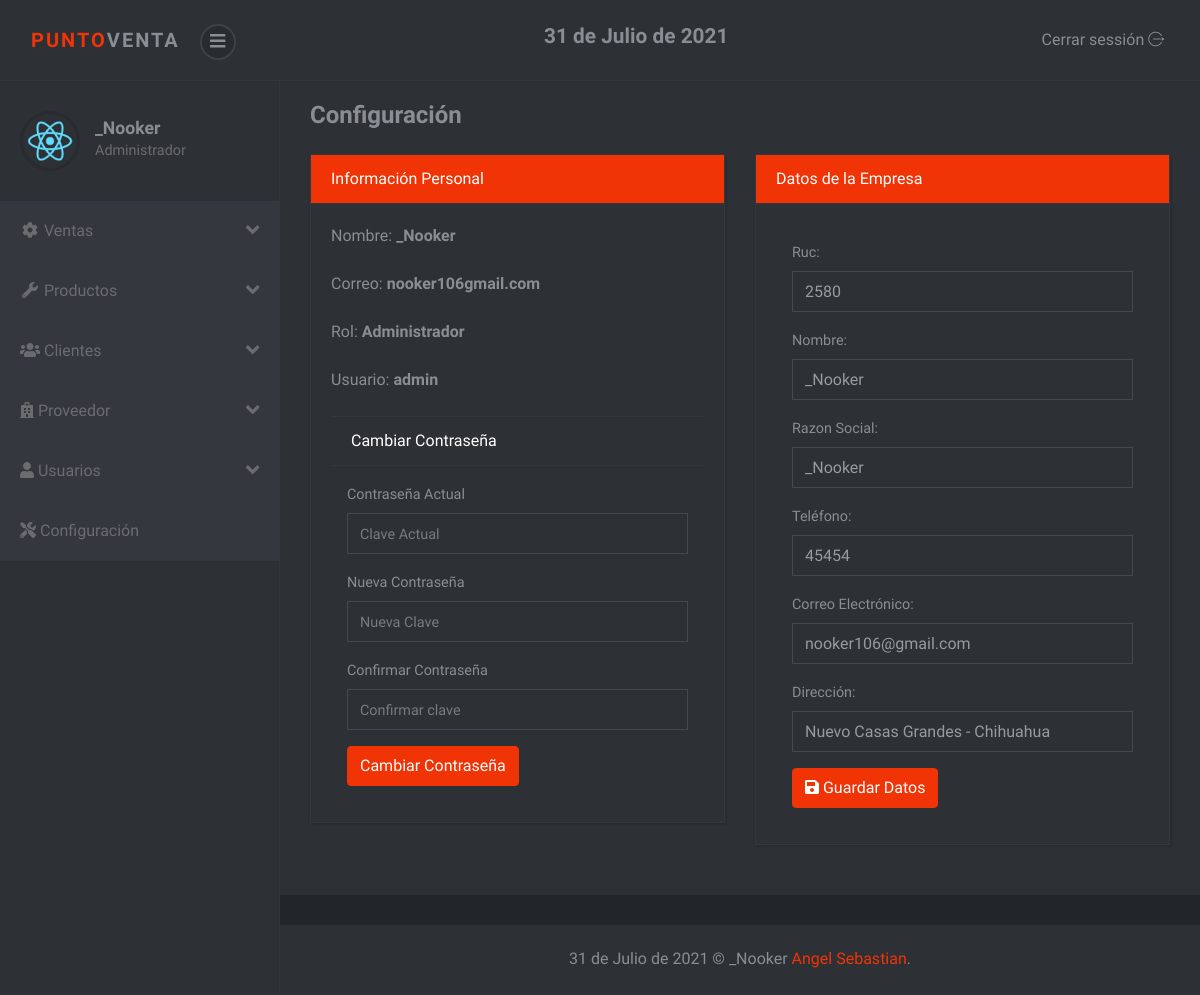
Screenshot of /sistema/configuracion.php (signed in) with the database file from the repository.
### tables this page shows
CREATE TABLE `configuracion` (
  `id` int(11) NOT NULL,
  `dni` int(11) NOT NULL,
  `nombre` varchar(100) NOT NULL,
  `razon_social` varchar(100) NOT NULL,
  `telefono` int(11) NOT NULL,
  `email` varchar(100) NOT NULL,
  `direccion` text NOT NULL,
  `igv` decimal(10,2) NOT NULL
);

### sistema/configuracion.php (the view, shortened to what this page needs)
<?php include_once "includes/header.php"; ?>
<div class="container-fluid">
    <div class="d-sm-flex align-items-center justify-content-between mb-4">
        <h1 class="h3 mb-0 text-gray-800">Configuración</h1>
    </div>
    <div class="row">
        <div class="col-lg-6">
            <div class="card">
                <div class="card-header bg-primary text-white">
                    Información Personal
                </div>
                <div class="card-body">
                    <div class="form-group">
                        <label>Nombre: <strong><?php echo $_SESSION['nombre']; ?></strong></label>
                    </div>
                    <div class="form-group">
                        <label>Correo: <strong><?php echo $_SESSION['email']; ?></strong></label>
                    </div>
                    <div class="form-group">
                        <label>Rol: <strong><?php echo $_SESSION['rol_name']; ?></strong></label>
                    </div>
                    <div class="form-group">
                        <label>Usuario: <strong><?php echo $_SESSION['user']; ?></strong></label>
                    </div>
                    <ul class="list-group">
                        <li class="list-group-item active">Cambiar Contraseña</li>
                        <form action="" method=" post" name="frmChangePass" id="frmChangePass" class="p-3">
                            <div class="form-group">
                                <label>Contraseña Actual</label>
                                <input type="password" name="actual" id="actual" placeholder="Clave Actual" required class="form-control">
                            </div>
                            <div class="form-group">
                                <label>Nueva Contraseña</label>
                                <input type="password" name="nueva" id="nueva" placeholder="Nueva Clave" required class="form-control">
                            </div>
                            <div class="form-group">
                                <label>Confirmar Contraseña</label>
                                <input type="password" name="confirmar" id="confirmar" placeholder="Confirmar clave" required class="form-control">
                            </div>
                            <div>
                                <button type="submit" class="btn btn-primary btnChangePass">Cambiar Contraseña</button>
                            </div>
                        </form>
                    </ul>
                </div>
            </div>
        </div>
        <?php if ($_SESSION['rol'] == 1) { ?>
            <div class="col-lg-6">
                <div class="card">
                    <div class="card-header bg-primary text-white">
                        Datos de la Empresa
                    </div>
                    <div class="card-body">
                        <form action="empresa.php" method="post" id="frmEmpresa" class="p-3">
                            <div class="form-group">
                                <label>Ruc:</label>
                                <input type="number" name="txtDni" value="<?php echo $dni; ?>" id="txtDni" placeholder="Dni de la Empresa" required class="form-control">
                            </div>
                            <div class="form-group">
                                <label>Nombre:</label>
                                <input type="text" name="txtNombre" class="form-control" value="<?php echo $nombre_empresa; ?>" id="txtNombre" placeholder="Nombre de la Empresa" required class="form-control">
                            </div>
                            <div class="form-group">
                                <label>Razon Social:</label>
                                <input type="text" name="txtRSocial" class="form-control" value="<?php echo $razonSocial; ?>" id="txtRSocial" placeholder="Razon Social de la Empresa">
                            </div>
                            <div class="form-group">
                                <label>Teléfono:</label>
                                <input type="number" name="txtTelEmpresa" class="form-control" value="<?php echo $telEmpresa; ?>" id="txtTelEmpresa" placeholder="teléfono de la Empresa" required>
                            </div>
                            <div class="form-group">
                                <label>Correo Electrónico:</label>
                                <input type="email" name="txtEmailEmpresa" class="form-control" value="<?php echo $emailEmpresa; ?>" id="txtEmailEmpresa" placeholder="Correo de la Empresa" required>
                            </div>
                            <div class="form-group">
                                <label>Dirección:</label>
                                <input type="text" name="txtDirEmpresa" class="form-control" value="<?php echo $dirEmpresa; ?>" id="txtDirEmpresa" placeholder="Dirreción de la Empresa" required>
                            </div>
                            <div>
                                <button type="submit" class="btn btn-primary btnChangePass"><i class="fas fa-save"></i> Guardar Datos</button>
                            </div>
                        </form>
                    </div>
                </div>
            </div>
        <?php } ?>
    </div>
</div>
<?php include_once "includes/footer.php"; ?>

### sistema/css/style.violet.css (style rules this page uses)
body { position: relative; }
.list-group-item { border-right: 0; border-left: 0; }
.list-group-item:first-child, .list-group-item:last-child { border-radius: 0; }
button { cursor: pointer; }
i, span, strong { display: inline-block; }
input { outline: none; }
.card { margin-bottom: 30px; -webkit-box-shadow: 2px 2px 2px rgba(0, 0, 0, 0.1), -1px 0 2px rgba(0, 0, 0, 0.05); box-shadow: 2px 2px 2px rgba(0, 0, 0, 0.1), -1px 0 2px rgba(0, 0, 0, 0.05); }
.form-control { height: calc(2.4rem + 2px); border: 1px solid #444951; background: transparent; border-radius: 0; color: #979a9f; padding: 0.45rem 0.75rem; }
button, input[type='submit'] { cursor: pointer; font-family: inherit; font-weight: 300 !important; }
form label { font-size: .9rem; color: #8a8d93; }
.btn { font-weight: 400; border: 1px solid transparent; padding: 0.45rem 0.75rem; font-size: 1rem; line-height: 1.5; border-radius: 0.25rem; -webkit-transition: color 0.15s ease-in-out, background-color 0.15s ease-in-out, border-color 0.15s ease-in-out, -webkit-box-shadow 0.15s ease-in-out; transition: color 0.15s ease-in-out, background-color 0.15s ease-in-out, border-color 0.15s ease-in-out, -webkit-box-shadow 0.15s ease-in-out; transition: color 0.15s ease-in-out, background-color 0.15s ease-in-out, border-color 0.15s ease-in-out, box-shadow 0.15s ease-in-out; transition: color 0.15s ease-in-out, background-color 0.15s ease-in-out, border-color 0.15s ease-in-out, box-shadow 0.15s ease-in-out, -webkit-box-shadow 0.15s ease-in-out; }
.btn-primary { color: color-yiq(#f03406); background-color: #f03406; border-color: #f03406; }
body { font-family: "Muli", sans-serif; font-size: 1rem; font-weight: 400; line-height: 1.5; color: #8a8d93; background-color: #fff; }
h1, h2, h3, h4, h5, h6, .h1, .h2, .h3, .h4, .h5, .h6 { margin-bottom: 0.5rem; font-family: inherit; font-weight: 700; line-height: 1.2; color: inherit; }
h1, .h1 { font-size: 2.5rem; }
h3, .h3 { font-size: 1.5rem; }
.bg-primary { background-color: #f03406 !important; }
.card { background-color: #2d3035; border: 1px solid #34373d; border-radius: 0; }
.card-body { padding: 1.25rem; }
.card-header { padding: 0.75rem 1.25rem; background-color: rgba(0, 0, 0, 0.03); border-bottom: 1px solid #34373d; }
.card-header:first-child { border-radius: 0 0 0 0; }
.card .list-group-item { background: #2d3035; border-color: #34373d; }

### rows the page displays
configuracion: txtDni "2580", txtNombre "_Nooker", txtRSocial "_Nooker", txtTelEmpresa "45454", txtEmailEmpresa "nooker106@gmail.com", txtDirEmpresa "Nuevo Casas Grandes - Chihuahua"

### other values shown
fechaPeru() "31 de Julio de 2021"
$_SESSION['nombre'] "_Nooker"
$_SESSION['email'] "nooker106gmail.com"
$_SESSION['rol_name'] "Administrador"
$_SESSION['user'] "admin"
